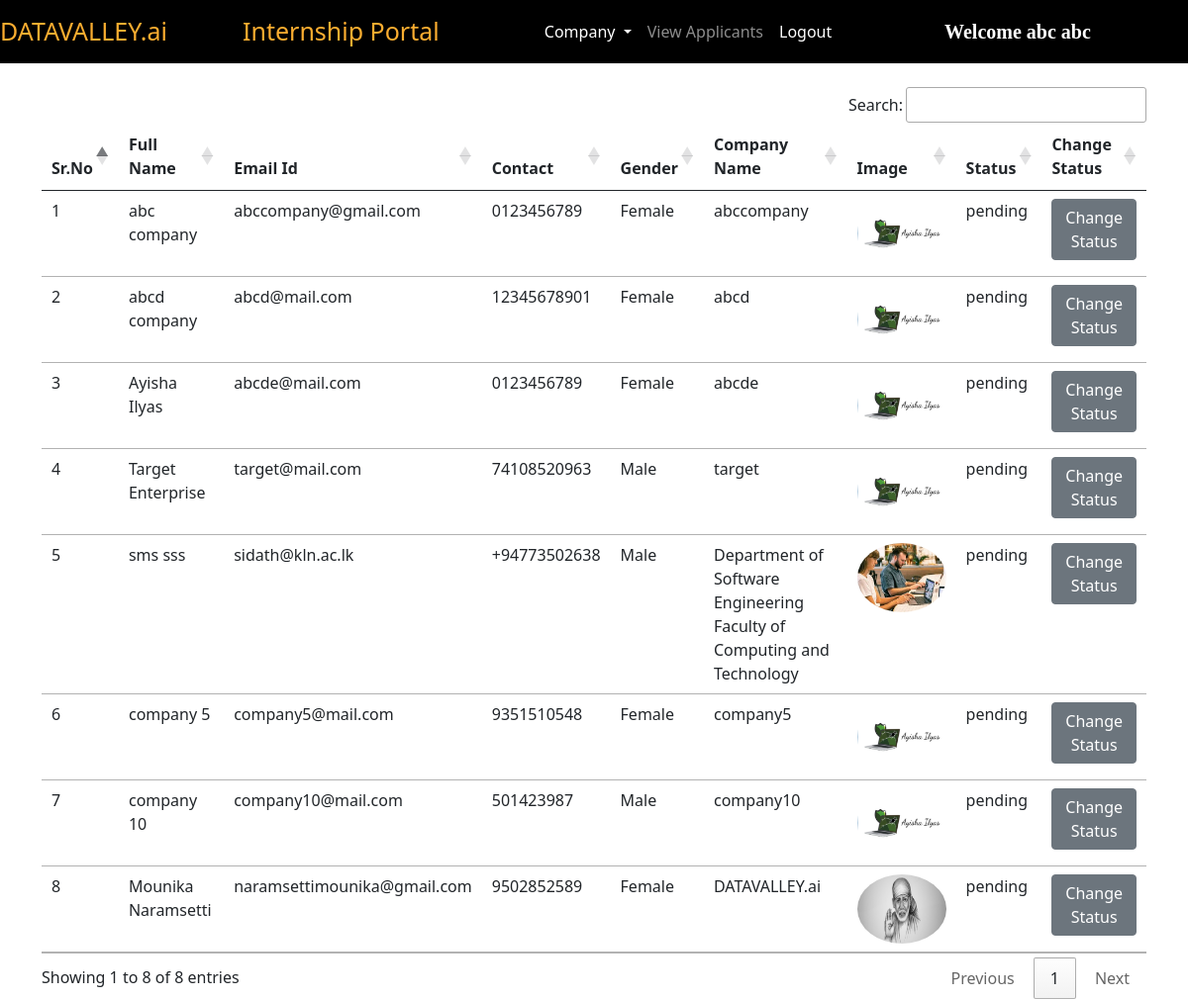
Screenshot of /pending_companies/ (signed in) with the database file from the repository.
### intern/models.py (models this page shows, shortened)
class Company(models.Model):
    user = models.ForeignKey(User, on_delete=models.CASCADE)
    phone = models.CharField(max_length=10)
    image = models.ImageField(upload_to="")
    gender = models.CharField(max_length=10)
    type = models.CharField(max_length=15)
    status = models.CharField(max_length=20)
    company_name = models.CharField(max_length=100)

### intern/views.py (the view)
# urls.py: path("pending_companies/", views.pending_companies, name="pending_companies"),
def pending_companies(request):
    if not request.user.is_authenticated:
        return redirect("/admin_login")
    companies = Company.objects.filter(status="pending")
    return render(request, "pending_companies.html", {'companies':companies})

### intern/templates/pending_companies.html (shortened to what this page needs)
{% extends 'admin_navbar.html' %}
{% block body %}
<div class="container mt-4">
<table class="table table-hover" id="example">
    <thead>
        <tr>
            <th>Sr.No</th>
            <th>Full Name</th>
            <th>Email Id</th>
            <th>Contact</th>
            <th>Gender</th>
            <th>Company Name</th>
            <th>Image</th>
            <th>Status</th>
            <th>Change Status</th>
        </tr>
    </thead>
    <tbody>
        {% for company in companies %}
        <tr>
            <td>{{forloop.counter}}</td>
            <td>{{company.user.get_full_name}}</td>
            <td>{{company.user.email}}</td>
            <td>{{company.phone}}</td>
            <td>{{company.gender}}</td>
            <td>{{company.company_name}}</td>
            <td><img src="{{company.image.url}}" class="rounded-circle" width="90px" height="70px"></td>
            <td>{{company.status}}</td>
            <td><a href="/change_status/{{company.id}}/" class="btn btn-secondary">Change Status</a></td>
        </tr>
        {% endfor %}
    </tbody>
</table>
</div>
{% endblock %}

### intern/templates/admin_navbar.html (shortened to what this page needs)
<!doctype html>
<html lang="en">
<head>
  <link href="https://cdn.jsdelivr.net/npm/bootstrap@5.0.2/dist/css/bootstrap.min.css" rel="stylesheet"
>
  <link rel="stylesheet" href="https://cdn.datatables.net/1.10.25/css/jquery.dataTables.min.css">
  <link rel="stylesheet" href="https://cdn.datatables.net/buttons/1.7.1/css/buttons.dataTables.min.css">
</head>
<body>
  <nav class="navbar navbar-expand-lg navbar-dark">
      <a class="navbar-brand" href="/"><span class="head1">DATAVALLEY.ai</span></a>
      <a class="navbar-brand" href="#"><span class="head1" style="margin-left: 60px;">Internship Portal</span></a>
      <div class="container w-50">
      <div class="collapse navbar-collapse" id="navbarSupportedContent">
        <ul class="navbar-nav me-auto mb-2 mb-lg-0">
          <div class="collapse navbar-collapse" id="navbarNavDarkDropdown">
            <ul class="navbar-nav">
              <li class="nav-item dropdown">
                <a class="nav-link active dropdown-toggle" href="#" id="navbarDarkDropdownMenuLink" role="button" data-bs-toggle="dropdown" aria-expanded="false">
                  Company
                </a>
              </li>
            </ul>
          </div>
          <li class="nav-item">
            <a class="nav-link {% block view_applicants %} {% endblock %}" href="/view_applicants/">View Applicants</a>
          </li>
          <li class="nav-item">
            <a class="nav-link active" href="/logout/">Logout</a>
          </li>
        </ul>
        <a class="navbar-brand" style="font-weight: bold; font-family: 'Times New Roman', Times, serif;" href="#">Welcome {{request.user.get_full_name}}</a>
      </div>
      </div>
  </nav>
  {% block body %}
  {% endblock %}
</body>
</html>

### intern/templates/admin_navbar.html (style rules this page uses)
.navbar { background-color: #000; }
.head1 { color: #FBAD30; font-size: 25px; height: 50px; }

### rows the page displays
Company: user.get_full_name "abc company", user.email "abccompany@gmail.com", phone "0123456789", gender "Female", company_name "abccompany", image (picture), status "pending"
Company: user.get_full_name "abcd company", user.email "abcd@mail.com", phone "12345678901", gender "Female", company_name "abcd", image (picture), status "pending"
Company: user.get_full_name "Ayisha Ilyas", user.email "abcde@mail.com", phone "0123456789", gender "Female", company_name "abcde", image (picture), status "pending"
Company: user.get_full_name "Target Enterprise", user.email "target@mail.com", phone "74108520963", gender "Male", company_name "target", image (picture), status "pending"
Company: user.get_full_name "sms sss", user.email "sidath@kln.ac.lk", phone "+94773502638", gender "Male", company_name "Department of Software Engineering Faculty of Computing and Technology", image (picture), status "pending"
Company: user.get_full_name "company 5", user.email "company5@mail.com", phone "9351510548", gender "Female", company_name "company5", image (picture), status "pending"
Company: user.get_full_name "company 10", user.email "company10@mail.com", phone "501423987", gender "Male", company_name "company10", image (picture), status "pending"
Company: user.get_full_name "Mounika Naramsetti", user.email "naramsettimounika@gmail.com", phone "9502852589", gender "Female", company_name "DATAVALLEY.ai", image (picture), status "pending"

### other values shown
{{ request.user.get_full_name }} "abc abc"
